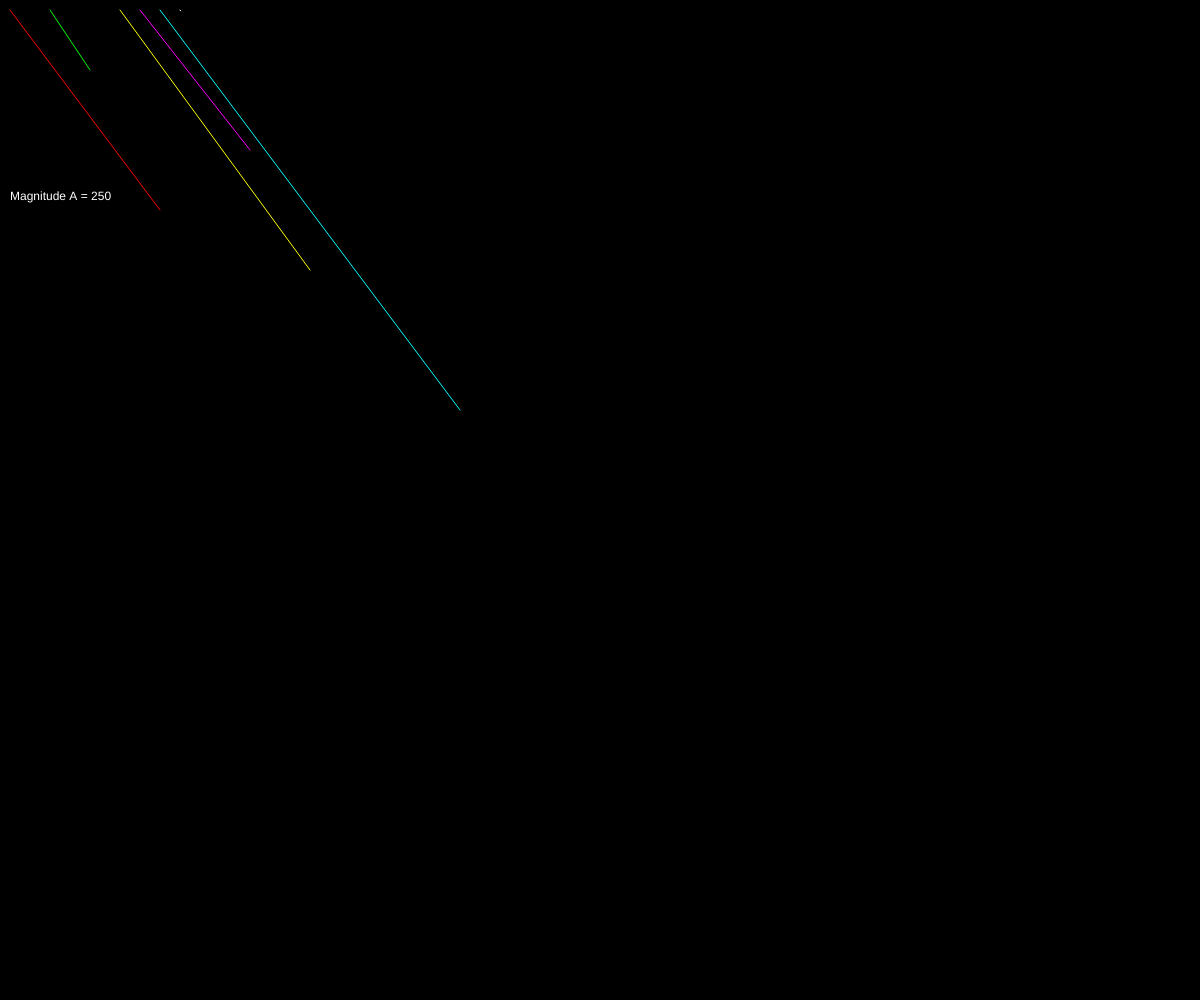
Frame 1 (no input)
Frame 60 (no input): identical to frame 1, image omitted
Frame 120 (the mouse pressed at the canvas centre since frame 60): identical to frame 1, image omitted

The p5.js sketch that drew this single still picture (run headless with seeded random() and noise() and a simulated clock; from frame 60 on, the mouse is pressed at the canvas centre):

// p5.js sketch
// ── sketch.js
var vectorA;
var vectorB;

function setup(){
	createCanvas(windowWidth, windowHeight);
	vectorA = createVector(150, 200);
	vectorB = createVector(40, 60);
}

function draw(){
	background(0);

	var lAx = 10;
	var lAy = 10;

	stroke(255, 0, 0);
	line(lAx, lAy, lAx + vectorA.x, lAy + vectorA.y);

	var lBx = 50;
	var lBy = 10;

	stroke(0, 255, 0);
	line(lBx, lBy, lBx + vectorB.x, lBy + vectorB.y);

	//Addition de vecteur
	var addX = 120;
	var addY = 10;

	var vectorC = p5.Vector.add(vectorA, vectorB);

	stroke(255, 255, 0);
	line(addX, addY, addX + vectorC.x, addY + vectorC.y);

	//Sustraction de vecteur
	var addX = 140;
	var addY = 10;

	var vectorC = p5.Vector.sub(vectorA, vectorB);

	stroke(255, 0, 255);
	line(addX, addY, addX + vectorC.x, addY + vectorC.y);


	//multiplication de vecteur
	var addX = 160;
	var addY = 10;
	var scalaire = 2.0;

	var vectorC = p5.Vector.mult(vectorA, scalaire);

	stroke(0, 255, 255);
	line(addX, addY, addX + vectorC.x, addY + vectorC.y);

	//magnitude
	var magnitudeA = vectorA.mag();
	fill(255);
	noStroke();
	text("Magnitude A = "+magnitudeA, 10, 200);

	//nmalisation de vecteur
	var addX = 180;
	var addY = 10;
	var scalaire = 2.0;

	var vectorC = vectorA.copy().normalize(vectorA);

	stroke(255, 255, 255);
	line(addX, addY, addX + vectorC.x, addY + vectorC.y);
}
